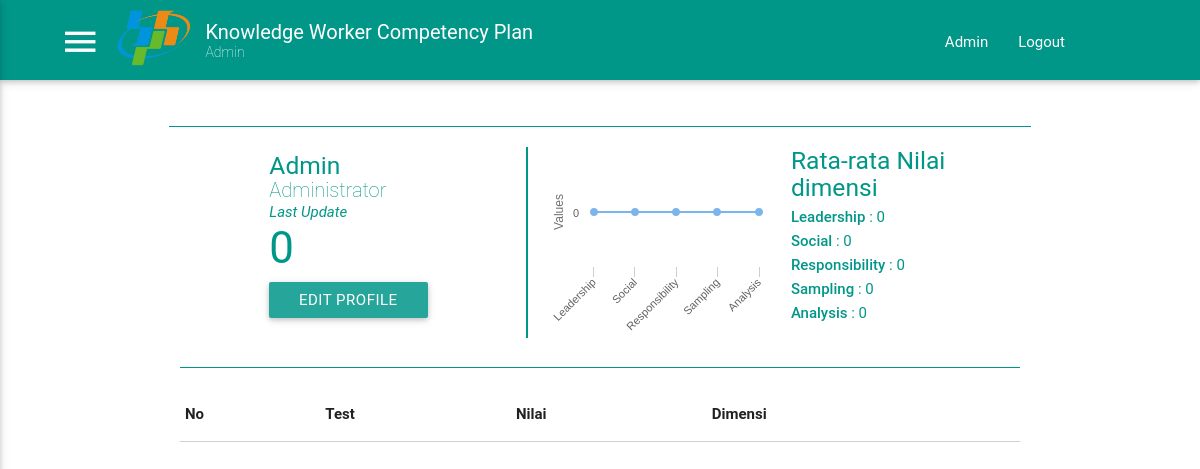
The app's page /profile.php (signed in) with its own data.
### tables this page shows
CREATE TABLE `user` (
  `id` int(11) NOT NULL AUTO_INCREMENT,
  `nip` text NOT NULL,
  `nama` text NOT NULL,
  `idjabatan` int(11) NOT NULL,
  `idbos` int(11) NOT NULL,
  `iduserbos` int(11) NOT NULL,
  `timecreate` timestamp NOT NULL DEFAULT CURRENT_TIMESTAMP,
  `email` varchar(50) NOT NULL,
  `password` varchar(20) NOT NULL,
  `image` varchar(50) NOT NULL DEFAULT 'default.png',
  PRIMARY KEY (`id`)
);

CREATE TABLE `jabatan` (
  `id` int(11) NOT NULL AUTO_INCREMENT,
  `label` text NOT NULL,
  `idjabatanbos` int(11) DEFAULT NULL,
  PRIMARY KEY (`id`)
);

### profile.php (the view, shortened to what this page needs)
<!DOCTYPE html>
<html>
  <head>
    <link type="text/css" rel="stylesheet" href="assets/css/materialize.css"  media="screen,projection"/>
    <link type="text/css" rel="stylesheet" href="assets/css/custom.css"  media="screen,projection"/>
    <link rel="stylesheet" type="text/css" href="assets/css/material-icon/css/material-design-iconic-font.css">
  </head>
  <body>
  <?php include "view/essential.php";?>
    <div id="content" class="container">
      <div class="row content-title">
        <div class="col s12 m6" style="margin-top:25px">
        </div>
      </div>
      <?php
        include_once './controller/connection.php';
        $myIdUser = $_SESSION['iduser'];
        $stmt = $conn->query("SELECT u.id, u.nama, u.image, j.label as jabatan, (SELECT timestamp FROM nilai WHERE iduser = u.id ORDER BY timestamp DESC LIMIT 1) as lastupdate FROM user u, jabatan j WHERE j.id = u.idjabatan AND u.id = $myIdUser ORDER BY u.id");
        $resultUser = $stmt->fetchAll();
        foreach ($resultUser as $key => $user) {
          $namaUser = $user['nama'];
          $jabatanUser = $user['jabatan'];
          $lastupdate = $user['lastupdate'];
          $userId = $user['id'];
          $ratingUser = getRating($userId, $conn);
          $star = getStar($ratingUser);
          $detailnilai = getDetailChart($userId, $conn);
          echo '
          <div class="row detail-anggota">
            <div class="col s12 m5 detail-identity" >
              <div class="row valign-wrapper">
                <div class="col s3">
                  <img src="assets/images/profile/'.$user['image'].'" alt="" class="circle responsive-img">
                </div>
                <div class="col s9">
                  <h5 class="nama" >'.$namaUser.'</h5>
                  <h6 class="jabatan" >'.$jabatanUser.'</h6>
                  <span class="info" >Last Update '.$lastupdate.'</span>
                  <h3 class="nilai">'.$ratingUser.'</h3>'.$star.'<br>
                  <a class="modal-trigger waves-effect waves-light btn modal-evaluasi"
                    iduser="'.$userId.'" namauser="'.$namaUser.'" href="#modal1" style="margin-top:10px">Edit Profile</a>
                </div>
              </div>
            </div>
            <div class="col s12 m7">
              <div class="row valign-wrapper">
                <div class="col s6 spider-chart" id="chart">
                </div>
                <div class="col s6" style="color:#009688">
                  <h5 style="margin-bottom:0px; margin-top:-20px">Rata-rata Nilai dimensi</h5>
                  '.$detailnilai.'
                </div>
              </div>
            </div>
          </div>
          <div class="divider-horizontal"></div>
          ';
        }
        function getStar($value){
          $valueOri = round($value);
          $valueBulat = floor($value);
          $return = "";
          for($i=0;$i<5;$i++){
            if($i<$valueBulat){
              $return .= '<i class="star zmdi zmdi-star"></i>';
            }elseif ($i<$valueOri) {
              $return .= '<i class="star zmdi zmdi-star-half"></i>';
            }else{
              $return .= '<i class="star zmdi zmdi-star-outline"></i>';
            }
          }
          return $return;
        }
        function getRating($iduser, $conn){
          $stmt = $conn->query("SELECT id FROM dimensi");
          $result = $stmt->fetchAll();
          $jumlahdimensi = count($result);
          $totalnilai = 0;
          foreach ($result as $key => $dimensi) {
            $iddimensi = $dimensi['id'];
            $stmt = $conn->query("SELECT (SUM(nilai)/COUNT(nilai)) as nilaiperdimensi FROM nilai WHERE iddimensi = $iddimensi AND iduser = $iduser");
            $result = $stmt->fetchAll();
            $totalnilai += $result[0]['nilaiperdimensi'];
          }
          if ($jumlahdimensi == 0) $rating = 0;
          else {
            $rating = $totalnilai / $jumlahdimensi;
            $rating =($rating / 100)*5;
          }
          return round($rating, 1);
          return round($rating, 1);
        }
        function getDetailChart($iduser, $conn){
          $stmt = $conn->query("SELECT id, labeldimensi FROM dimensi");
          $result = $stmt->fetchAll();
          $detailnilai = array();
          foreach ($result as $key => $dimensi) {
            $iddimensi = $dimensi['id'];
            $kodedimensi = $dimensi['labeldimensi'];
            $stmt = $conn->query("SELECT (SUM(nilai)/COUNT(nilai)) as nilaiperdimensi FROM nilai WHERE iddimensi = $iddimensi AND iduser = $iduser");
            $result = $stmt->fetchAll();
            $detailnilai[$kodedimensi]= $result[0]['nilaiperdimensi'];
          }
          $return = "";
          foreach ($detailnilai as $key => $value) {
            $value = round($value, 2);
            $return .= "<h6><strong> $key </strong> : $value</h6>";
          }
          return $return;
        }
        include_once './controller/profile_user2.php';
      ?>
  </body>
</html>

### view/essential.php (shortened to what this page needs)
<?php
	include "controller/DBConnect.php";
	$sql = 'SELECT * FROM user WHERE nip = "'.$_SESSION['nip'].'";';
	$retval = mysqli_query($conn, $sql);
	$row = mysqli_fetch_array($retval, MYSQLI_ASSOC);
	$status = "";
	if ($row['idjabatan'] > 1) {
		$status = "User";
		$msg = '<ul id="slide-out" class="side-nav">
					<li>
						<div class="userView">
							<img class="background" src="assets/images/office.jpg"/>
							<a href="#!user"><img class="circle" src="assets/images/profile/'.$row['image'].'"></a>
							<a href="#!name"><span class="white-text name">'.$row['nama'].'</span></a>
							<a href="#!email"><span class="white-text email">'.$row['email'].'</span></a>
						</div>
					</li>
					<li>
						<a class="subheader">Main Menu</a>
					</li>
					<li><a href="profile.php"><i class="material-icons">perm_identity</i>Profile</a></li>
					<li><div class="divider"></div></li>
					<li><a href="tesmenejemen.php"><i class="material-icons">assignment</i>Kerjakan Soal</a></li>
					<li><div class="divider"></div></li>
					<li><a href="evaluasi.php"><i class="material-icons">assignment_ind</i>Evaluasi Anggota</a></li>
					<li><div class="divider"></div></li>
					<li><a class="subheader">Addition Menu</a></li>
					<li><a href="help.php"><i class="material-icons">live_help</i>Help</a></li>
				</ul>';
	}
	else {
		$status = "Admin";
		$msg = '<ul id="slide-out" class="side-nav">
					<li>
						<div class="userView">
							<img class="background" src="assets/images/office.jpg"/>
							<a href="#!user"><img class="circle" src="assets/images/profile/'.$row['image'].'"></a>
							<a href="#!name"><span class="white-text name">'.$row['nama'].'</span></a>
							<a href="#!email"><span class="white-text email">'.$row['email'].'</span></a>
						</div>
					</li>
					<li>
						<a class="subheader">Main Menu</a>
					</li>
					<li><a href="monitor.php"><i class="material-icons">airplay</i>Monitoring</a></li>
					<li><div class="divider"></div></li>
					<li><a href="daftar-dimensi.php"><i class="material-icons">mode_edit</i>Dimensi Editor</a></li>
					<li><div class="divider"></div></li>
					<li>
						<ul class="collapsible collapsible-according" style="padding-left:15px">
							<li>
								<a class="collapsible collapsible-header"><i class="material-icons">playlist_add</i>Test Managemet</a>
								<div class="collapsible-body">
									<ul style="padding-left:40px">
										<li><a href="buatsoal.php">Buat Tes</a></li>
										<li><a href="monitoring_tes.php">Monitoring Tes</a></li>
										<li><a href="monitoring_nilai.php">Monitoring Nilai</a></li>
									</ul>
								</div>
							</li>
						</ul>
					</li>
					<li><div class="divider"></div></li>
					<li>
						<ul class="collapsible collapsible-according" style="padding-left:15px">
							<li>
								<a class="collapsible collapsible-header"><i class="material-icons">perm_identity</i>User Managemet</a>
								<div class="collapsible-body">
									<ul style="padding-left:40px">
										<li><a href="daftar-user.php">Daftar User</a></li>
										<li><a href="jabatan-management.php">Jabatan Management</a></li>
										<li><a href="register-user.php">Register User</a></li>
									</ul>
								</div>
							</li>
						</ul>
					</li>
					<li><div class="divider"></div></li>
					<li><a class="subheader">Addition Menu</a></li>
					<li><a href="help.php"><i class="material-icons">live_help</i>Help</a></li>
				</ul>';
	}
	echo '<nav class="teal">
			<div class="nav-wrapper head-container">
				<a href="#" class="brand-logo">
					<a href="#" data-activates="slide-out" class="button-collapse show-on-large"><i class="material-icons">menu</i></a>
					<a href="/"><img id="logo-main" src="assets/images/logo-bps.png"></a>
					<a id="title" >Knowledge Worker Competency Plan</a>
					<a id="sub-title">'.$status.'</a>
				</a>
				<ul id="nav-mobile" class="right hide-on-med-and-down">
					<li><a href="profile.php">'.$row['nama'].'</a></li>
					<li><a href="controller/logout.php">Logout</a></li>
				</ul>
			</div>
		</nav>'.$msg;
?>

### assets/css/custom.css (style rules this page uses)
@media only screen and (min-width: 993px) { .head-container { width: 85%; margin-right: 10%; margin-left: 5%; } }
nav { height: 80px; padding-top: 10px; }
#logo-main, .brand-logo { max-height: 75px; margin-left: 15px; max-width: 75px; margin-right: 15px; }
#title { font-size: 20px; position: absolute; margin-top: -10px; }
#sub-title { font-size: 14px; position: absolute; top: 10px; font-weight: 200; }
.detail-anggota { margin-bottom: 0px; display: block; }
#spider_chart, .spider-chart { height: 200px; padding: 20px; }
.content-title { margin-top: 20px; border-bottom: solid #009688 1px; }
.nama { color:#009688; margin-bottom:0px; margin-top:5px }
.jabatan { color:#009688;font-weight:200; margin-top:0px; margin-bottom:0px; font-size: 20px; }
.info { color:#009688; font-style:italic; display: block; }
.nilai { color:#009688; padding-right: 10px; display: inline; }
.star { display: inline; margin-top: 10px; color: #009688; font-size: 15px; }
.detail-identity { border-right: solid #009688 2px; min-height: 40px; padding: 0px 10px 0px 0px; }
.divider-horizontal { background-color:#009688; height: 1px; margin-bottom: 20px }

### records on screen
user: idjabatan "Admin", nama "Admin", idjabatan.label "Administrator", ratingUser "0", key "Leadership", value "0", key "Social", key "Responsibility", key "Sampling", key "Analysis"
